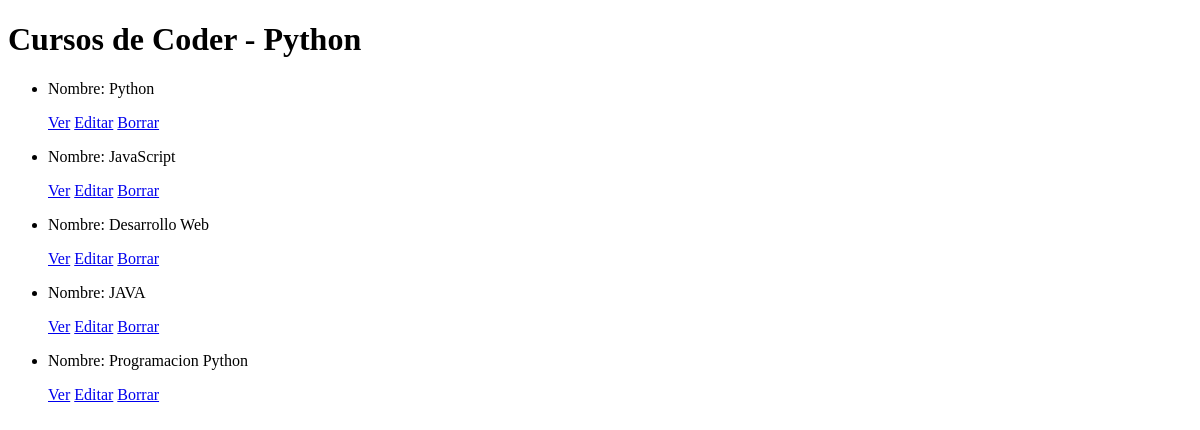
The page /AppCoder/curso/list on the database as committed earlier.
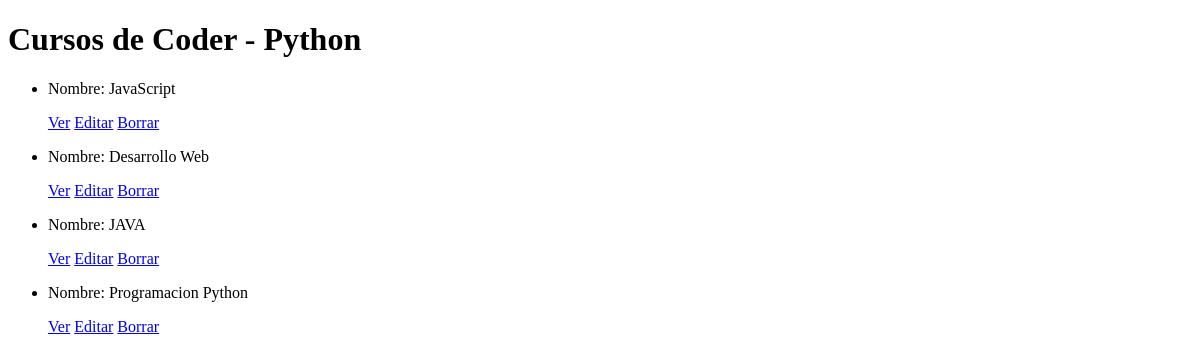
The same page on the database as committed later.
### AppCoder/models.py (models this page shows, shortened)
class Curso(models.Model):
    nombre=models.CharField(max_length=40)
    camada = models.CharField(max_length=30)

### AppCoder/views.py (the view)
# urls.py: path('curso/list', views.CursoList.as_view(), name='List'),
class CursoList(ListView):
    model = Curso
    template_name = "AppCoder/cursos_list.html"

### AppCoder/templates/AppCoder/curso_list.html (shortened to what this page needs)
<!DOCTYPE html>
<html lang="en">
<head>
</head>
<body>
    <h1> Cursos de Coder - Python</h1>
    <ul>
        {% for curso in object_list %}
            <li>
                <p>Nombre: {{curso.nombre}}</p>
                <p>
                    <a href="{% url 'Detail' curso.id %}"> Ver</a>
                    <a href="{% url 'Edit' curso.id %}"> Editar</a>
                    <a href="{% url 'Delete' curso.id %}"> Borrar</a>
                </p>
            </li>
        {% endfor %}
    </ul>
</body>
</html>

Rows that differ between the two databases and show on the page:
removed Curso: nombre "Python"
